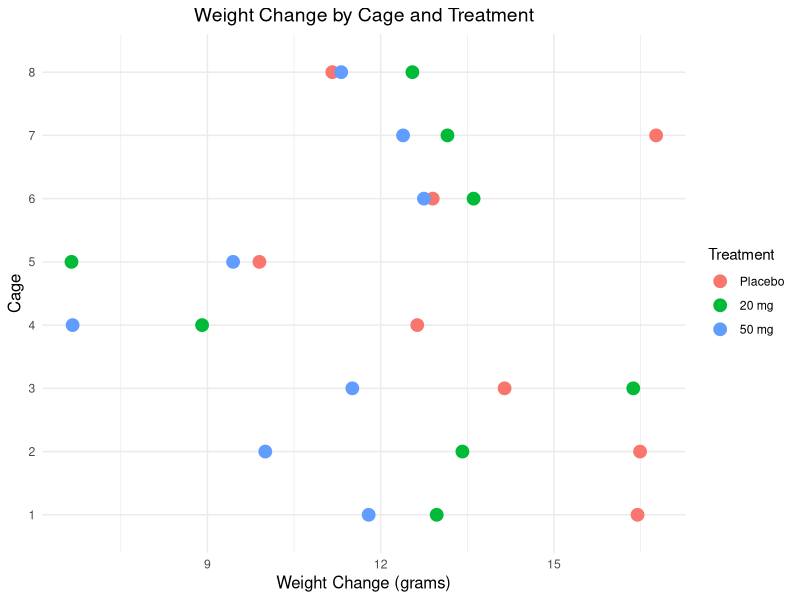
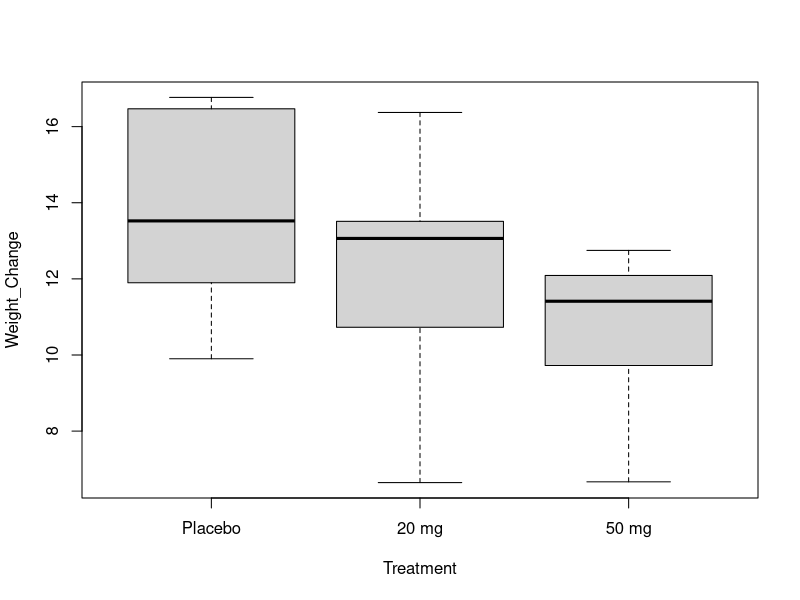

Recreate these plots in R, in order.
# Load necessary libraries
library(ggplot2)
library(lmerTest)

# Hypothetical data with larger cage effect
set.seed(329)  # For reproducibility

# Increase between-cage variability
between_cage_sd <- 2  # Standard deviation for the cage effect

# Cage effect (one random effect per cage)
cage_effect <- rnorm(8, mean = 0, sd = between_cage_sd)

# Simulate data with larger cage effect
data <- data.frame(
  Cage = rep(1:8, times = 3),
  Treatment = rep(c("Placebo", "20 mg", "50 mg"), each = 8),
  Weight_Change = c(rnorm(8, mean = 14 + cage_effect, sd = 2),
                    rnorm(8, mean = 13 + cage_effect, sd = 2),
                    rnorm(8, mean = 11 + cage_effect, sd = 2))
)

data$Treatment <- factor(data$Treatment, levels=c("Placebo", "20 mg", "50 mg"))

# Create the scatter plot
ggplot(data, aes(x = Weight_Change, y = factor(Cage), color = Treatment)) +
  geom_point(size = 4) +
  labs(title = "Weight Change by Cage and Treatment",
       x = "Weight Change (grams)", 
       y = "Cage",
       color = "Treatment") +
  theme_minimal() +
  theme(plot.title = element_text(hjust = 0.5, size = 14),
        axis.title.x = element_text(size = 12),
        axis.title.y = element_text(size = 12))


# Analysis 1: one-way ANOVA, ignoring the cage effect

# Fit the one-way ANOVA model
model <- lm(Weight_Change ~ Treatment, data = data) 
summary(model)

# display the ANOVA table
anova(model)

# Analysis 2: mixed effects model with treatment as a fixed effect and cage as a random effect

# Fit the mixed effects model
mixed_model <- lmer(Weight_Change ~ Treatment + (1|Cage), data = data)
summary(mixed_model)
anova(mixed_model)

m3 <- lmer(Weight_Change ~ Treatment + (1 | Cage), data = data)
summary(m3)
anova(m3)

# Extract variance components
var_comp <- VarCorr(mixed_model)
var_comp

var_BB <- var_comp$Cage[1]  # Between-cage variance
var_WB <- summary(mixed_model)$sigma^2  # Within-cage variance
var_BB
var_WB

# Calculate total variance and standard deviation of the total variance
var_total <- var_BB + var_WB # Total variance
sd_total <- sqrt(var_total) # Standard deviation of the total variance
var_total
sd_total

# Calculate ICC
ICC <- var_BB / var_total
ICC

####################################################################

# Reshape the data into wide format for Friedman's test
# Wide format: Each row is a block (cage), and each column is a treatment's response
data_wide <- reshape(data, idvar = "Cage", timevar = "Treatment", direction = "wide")

# Perform Friedman's Test
friedman_test_result <- friedman.test(as.matrix(data_wide[, 2:4]))  # columns 2-4 are treatments

# View results
friedman_test_result
print(friedman_test_result)

summary(lm(Weight_Change~Treatment, data))
boxplot(Weight_Change~Treatment, data)

kruskal.test(Weight_Change~Treatment, data = data)
